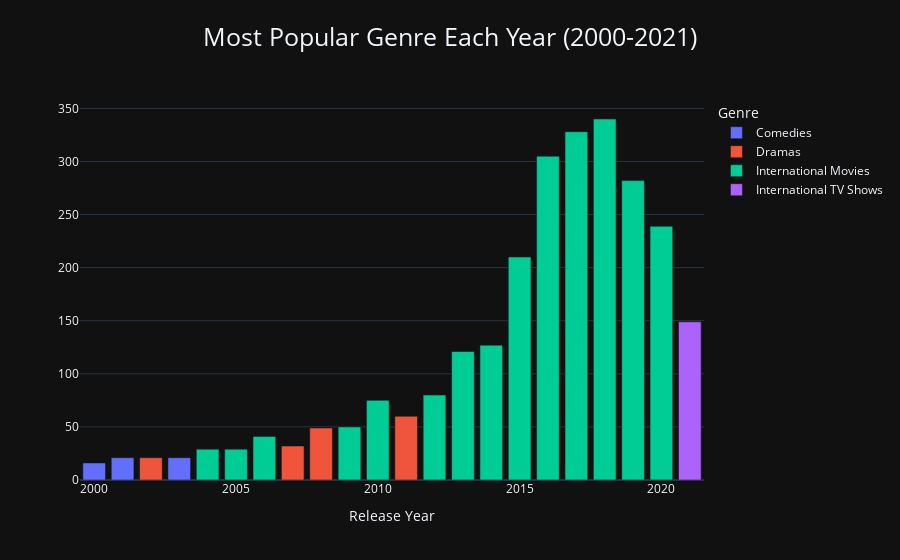

Source (notebook cell):
### Code cell
df_20002021 = df.copy()[df.copy()['release_year'].between('2000','2021')]

df_20002021['listed_in'] = df_20002021['listed_in'].str.split(', ')
df_20002021 = df_20002021.explode('listed_in')

genre_counts = df_20002021.groupby(['release_year', 'listed_in']).size().reset_index(name='count')

most_popular_genre_per_year = genre_counts.loc[genre_counts.groupby('release_year')['count'].idxmax()]

fig = px.bar(most_popular_genre_per_year, x='release_year', y='count', color='listed_in', 
             title='Most Popular Genre Each Year (2000-2021)', 
             labels={'release_year': 'Release Year', 'count': '', 'listed_in': 'Genre'},
             template='plotly_dark',
             color_continuous_scale='Reds')

fig.update_layout(
    title={
        'text': "Most Popular Genre Each Year (2000-2021)",
        'y': 0.95,
        'x': 0.5,
        'xanchor': 'center',
        'yanchor': 'top',
        'font': {
            'size': 25
        }
    }
)
fig.show()

### Figure 1 — Plotly figure (JSON) as saved in the notebook; plotly's stock layout.template omitted (floating-point values rounded to 4 significant figures)
{"data": [{"alignmentgroup": "True", "hovertemplate": "Genre=Comedies<br>Release Year=%{x}<br>=%{y}<extra></extra>", "legendgroup": "Comedies", "marker": {"color": "#636efa", "pattern": {"shape": ""}}, "name": "Comedies", "offsetgroup": "Comedies", "orientation": "v", "showlegend": true, "textposition": "auto", "type": "bar", "x": ["2000-01-01T00:00:00", "2001-01-01T00:00:00", "2003-01-01T00:00:00"], "xaxis": "x", "y": [16, 21, 21], "yaxis": "y"}, {"alignmentgroup": "True", "hovertemplate": "Genre=Dramas<br>Release Year=%{x}<br>=%{y}<extra></extra>", "legendgroup": "Dramas", "marker": {"color": "#EF553B", "pattern": {"shape": ""}}, "name": "Dramas", "offsetgroup": "Dramas", "orientation": "v", "showlegend": true, "textposition": "auto", "type": "bar", "x": ["2002-01-01T00:00:00", "2007-01-01T00:00:00", "2008-01-01T00:00:00", "2011-01-01T00:00:00"], "xaxis": "x", "y": [21, 32, 49, 60], "yaxis": "y"}, {"alignmentgroup": "True", "hovertemplate": "Genre=International Movies<br>Release Year=%{x}<br>=%{y}<extra></extra>", "legendgroup": "International Movies", "marker": {"color": "#00cc96", "pattern": {"shape": ""}}, "name": "International Movies", "offsetgroup": "International Movies", "orientation": "v", "showlegend": true, "textposition": "auto", "type": "bar", "x": ["2004-01-01T00:00:00", "2005-01-01T00:00:00", "2006-01-01T00:00:00", "2009-01-01T00:00:00", "2010-01-01T00:00:00", "2012-01-01T00:00:00", "2013-01-01T00:00:00", "2014-01-01T00:00:00", "2015-01-01T00:00:00", "2016-01-01T00:00:00", "2017-01-01T00:00:00", "2018-01-01T00:00:00", "2019-01-01T00:00:00", "2020-01-01T00:00:00"], "xaxis": "x", "y": [29, 29, 41, 50, 75, 80, 121, 127, 210, 305, 328, 340, 282, 239], "yaxis": "y"}, {"alignmentgroup": "True", "hovertemplate": "Genre=International TV Shows<br>Release Year=%{x}<br>=%{y}<extra></extra>", "legendgroup": "International TV Shows", "marker": {"color": "#ab63fa", "pattern": {"shape": ""}}, "name": "International TV Shows", "offsetgroup": "International TV Shows", "orientation": "v", "showlegend": true, "textposition": "auto", "type": "bar", "x": ["2021-01-01T00:00:00"], "xaxis": "x", "y": [149], "yaxis": "y"}], "layout": {"barmode": "relative", "legend": {"title": {"text": "Genre"}, "tracegroupgap": 0}, "title": {"font": {"size": 25}, "text": "Most Popular Genre Each Year (2000-2021)", "x": 0.5, "xanchor": "center", "y": 0.95, "yanchor": "top"}, "xaxis": {"anchor": "y", "domain": [0, 1], "title": {"text": "Release Year"}}, "yaxis": {"anchor": "x", "domain": [0, 1], "title": {"text": ""}}}}
